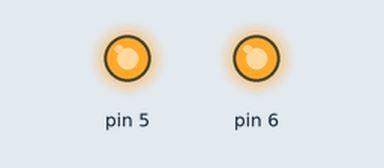
Recording of a sketch running on a simulated Arduino Uno, built with avr-gcc and run on an emulated ATmega328P. Shown: output pins drawn as LEDs (lit = HIGH). What the sketch prints to the serial monitor is not drawn.

Above: at 0.1 s.
At 9.36 s:
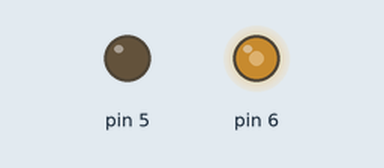
At 18.09 s:
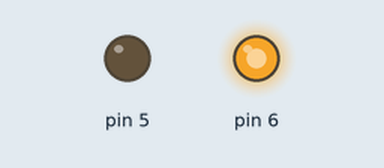
At 34.0 s:
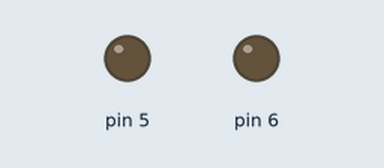
Timing chart, 0 to 40.0 s (numbered marks = the images above):
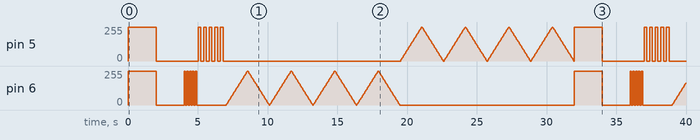

The sketch:

LedPOOB.ino
```cpp
#include "Led.h"

Led *led1;
Led *led2;

void setup() {
  // put your setup code here, to run once:
  led1 = new Led(6);
  led2 = new Led(5);
  pinMode(led1->getPorta(), OUTPUT);
  pinMode(led2->getPorta(), OUTPUT);
  Serial.begin(9600);
  Serial.println("------------- PROGRAMA INICIADO ---------------");
  Serial.println("LED 1 - Porta: " + (String) led1->getPorta());
  Serial.println("LED 2 - Porta: " + (String) led2->getPorta());

}

void loop() {
  // put your main code here, to run repeatedly:
  led1->Acende();
  led2->Acende();
  delay(2000);
  led1->Apaga();
  led2->Apaga();
  delay(2000);

  led1->Pisca(100, 5);
  led2->Pisca(200, 5);

  led1->ligaPWM(4);
  led2->ligaPWM(4);
}
```

Led.h
```cpp
class Led {
  private:
    int _porta;
    bool _estado;
  public:
    Led(int porta);
    int getPorta();
    bool getEstado();
    void Pisca(int tempo, int vezes);
    void Apaga();
    void Acende();
    void ligaPWM(int vezes);
};

Led::Led(int porta) {
  this->_porta = porta ;
}
int Led::getPorta() {
  return this->_porta;
}

bool Led::getEstado() {
  return digitalRead(this->getPorta());
}


void Led::Pisca(int tempo, int vezes) {
  while (vezes > 0) {
    digitalWrite(getPorta(), 1);
    delay(tempo);
    digitalWrite(getPorta(), 0);
    delay(tempo);
    vezes--;
  }
}

void Led::Apaga() {
  digitalWrite(getPorta(), 0);
}
void Led::Acende() {
  digitalWrite(getPorta(), 1);
}

void Led::ligaPWM(int vezes) {
  while (vezes > 0) {
    for (int i = 0; i <=256; i += 5) {
      analogWrite(this->getPorta(), i);
      delay(30);
    }
    for (int i = 255; i >= 0; i -= 5) {
      analogWrite(this->getPorta(), i);
      delay(30);
    }
    vezes--;
  }
}
```

Measured:
- by itself, pin 5: 0/255 → 255/255 at 0.02 s, → 0/255 2.0 s later, → 255/255 3.0 s later, → 0/255 0.20 s later, … (432 changes in this stretch)
- by itself, pin 6: 0/255 → 255/255 at 0.02 s, → 0/255 2.0 s later, → 255/255 2.0 s later, → 0/255 0.10 s later, … (465 changes in this stretch)
